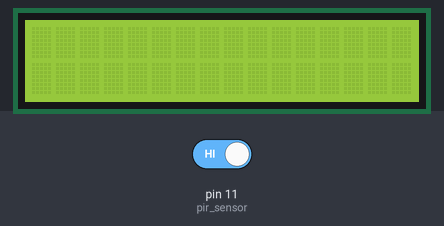
Simulated run of this sketch. Board: Arduino Uno, built with avr-gcc and run on an emulated ATmega328P. Parts: 16×2 character LCD. The test bench sets the inputs (shaded band); at power-on: pin 11 (pir_sensor) HIGH. The modem accepts every AT command (registered, SIM ready, sends succeed) and sends nothing else; what the sketch prints to the serial monitor is not drawn.

Above: at 2.2 s.
2.3 s: pin 11 (pir_sensor) driven LOW
At 3.0 s:
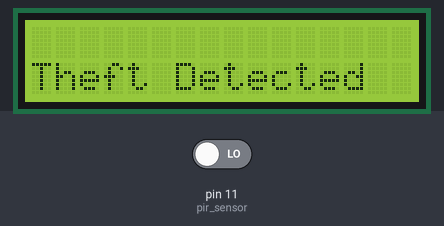
Timing chart, 0 to 5.3 s (numbered marks = the images above; inputs shaded):
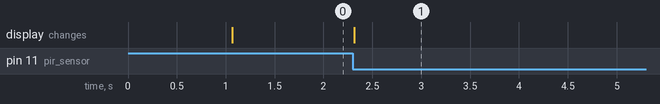

Measured:
- after the input at 2.3 s, the display: changes at once (image 1)

The sketch:

Theft_Alarm_Final.ino
```cpp
#include <SoftwareSerial.h>
#include <LiquidCrystal_I2C.h>

#include  <Wire.h>

//initialize the liquid crystal library
//the first parameter is  the I2C address
//the second parameter is how many rows are on your screen
//the  third parameter is how many columns are on your screen
LiquidCrystal_I2C lcd(0x27,  16, 2);
//Alarm reciever's phone number with country code
const String PHONE = "+917339224811";

//GSM Module RX pin to Arduino 3
//GSM Module TX pin to Arduino 2
#define rxPin 2
#define txPin 3
SoftwareSerial sim800(rxPin,txPin);

//the pin that the pir sensor is atteched to
int pir_sensor = 11;

void setup() {
  pinMode(pir_sensor, INPUT);    // initialize sensor as an input
  Serial.begin(115200);          // initialize serial

  sim800.begin(9600);
  Serial.println("SIM800L software serial initialize");

  sim800.println("AT");
  delay(1000);
  lcd.init();  // turn on the backlight
  lcd.backlight();
}

void loop(){

//////////////////////////////////////////////////
while(sim800.available()){
  Serial.println(sim800.readString());
}
//////////////////////////////////////////////////
while(Serial.available())  {
  sim800.println(Serial.readString());
}
//////////////////////////////////////////////////
  int val = digitalRead(pir_sensor);  // read sensor value
  if (val == LOW) {                  // check if the sensor is HIGH
    //state = HIGH;
    Serial.println("Motion detected!");
    lcd.clear();
    lcd.setCursor(0,1);
    lcd.print("Theft Detected");
    Serial.println("calling....");
    delay(1000);
    sim800.println("ATD"+PHONE+";");
    delay(20000); //20 sec delay
  }
}
```
